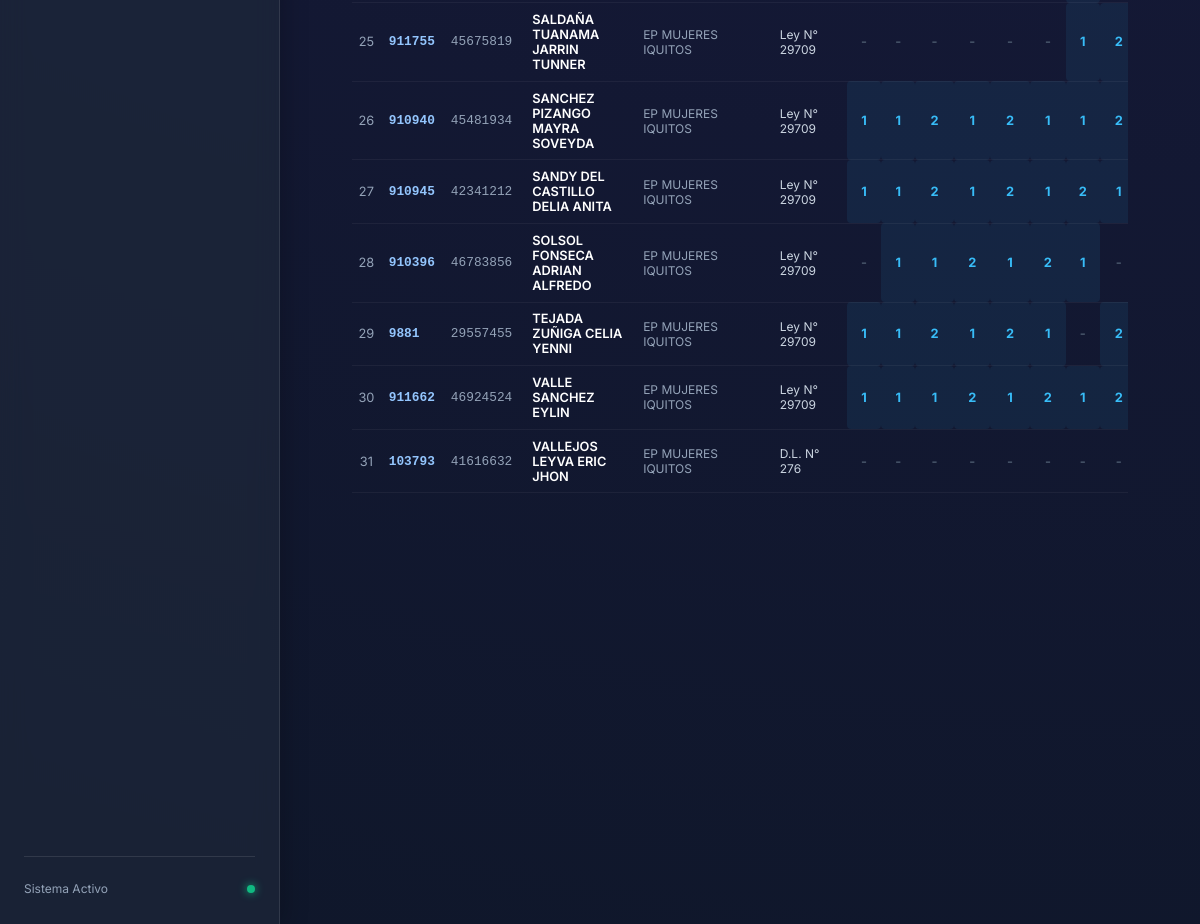
The app's page /compensacion/ (lower part), older data.
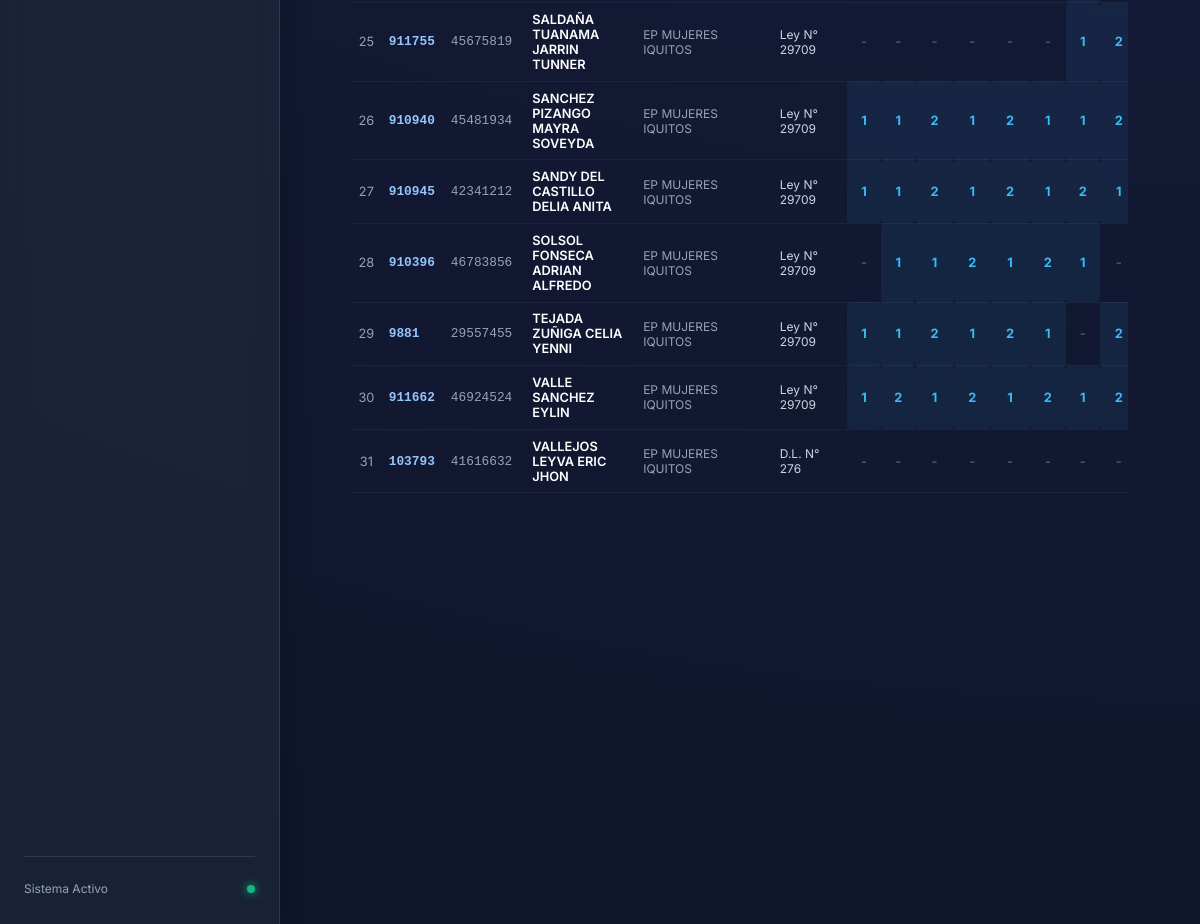
The same page, newer data.
### tables this page shows
CREATE TABLE empleados (
    id_empleado INTEGER PRIMARY KEY AUTOINCREMENT,
    codigo_servidor VARCHAR(20) UNIQUE NOT NULL, -- Ej: '099132', '103097'
    dni VARCHAR(15) UNIQUE,                      -- DNI (8 dígitos)
    apellidos_nombres VARCHAR(200) NOT NULL,
    created_at TIMESTAMP DEFAULT CURRENT_TIMESTAMP
, grupo_guardia_default INTEGER DEFAULT 1, sexo TEXT, fecha_nacimiento DATE, correo TEXT, id_regimen INTEGER, regimen_nombre TEXT, nivel TEXT, cargo_estructural TEXT, estado_laboral TEXT, modalidad_laboral TEXT, direccion_oficina TEXT, jefatura_area TEXT, cargo_funcion TEXT, area_clasificacion TEXT, horario_laboral TEXT, fecha_ingreso_eepp DATE, resolucion_documento TEXT, observaciones TEXT, fecha_ingreso_inpe DATE);

### app/modules/compensacion/router.py (the view)
@router.get("", response_class=HTMLResponse)
@router.get("/", response_class=HTMLResponse)
async def ver_modulo_compensacion(
    request: Request,
    anio: int = 2026,
    tab: str = "anexo3",
    mes_anexo2: int = 1,
    mes_reporte: int = 1,
    mensaje: Optional[str] = None,
    error: Optional[str] = None
):
    matriz_anexo3 = CompensacionRepository.get_matriz_anexo3(anio)
    grupos_guardia = CompensacionRepository.get_grupos_guardia()
    saldos = CompensacionRepository.get_control_saldos(anio)
    solicitudes = CompensacionRepository.get_solicitudes(anio)
    datos_anexo2 = None
    rotaciones_mes = []
    if tab == "anexo2":
        datos_anexo2 = CompensacionService.calcular_anexo2_mes(anio, mes_anexo2)
        rotaciones_mes = CompensacionRepository.get_rotaciones_mes(anio, mes_anexo2)
    reporte_gastos = []
    if tab == "reporte_gastos":
        reporte_gastos = CompensacionRepository.get_reporte_mensual_gastos(anio, mes_reporte)
    total_servidores = len(matriz_anexo3)
    total_dias_ganados_anual = sum(r["total_ganado"] for r in matriz_anexo3)
    total_asignados = sum(s["dias_asignados"] for s in saldos)
    total_usados = sum(s["dias_utilizados"] for s in saldos)
    total_restantes = sum(s["dias_disponibles"] for s in saldos)
    return templates.TemplateResponse(
        request=request,
        name="compensacion/matriz_anexo3.html",
        context={
            "anio": anio,
            "tab": tab,
            "mes_anexo2": mes_anexo2,
            "mes_reporte": mes_reporte,
            "meses": MESES_NOMBRES,
            "matriz_anexo3": matriz_anexo3,
            "grupos_guardia": grupos_guardia,
            "datos_anexo2": datos_anexo2,
            "rotaciones_mes": rotaciones_mes,
            "saldos": saldos,
            "solicitudes": solicitudes,
            "reporte_gastos": reporte_gastos,
            "total_servidores": total_servidores,
            "total_dias_ganados_anual": total_dias_ganados_anual,
            "total_asignados": total_asignados,
            "total_usados": total_usados,
            "total_restantes": total_restantes,
            "fecha_hoy": date.today().isoformat(),
            "mensaje": mensaje,
            "error": error
        }
    )

### app/templates/compensacion/matriz_anexo3.html (shortened to what this page needs)
{% extends "base.html" %}
{% block content %}
<div style="display: flex; flex-direction: column; gap: 1.5rem;">
    {% if tab == 'anexo3' %}
    <div class="glass-card" style="padding: 1.5rem;">
        <div style="overflow-x: auto;">
            <table id="tablaAnexo3" style="width: 100%; border-collapse: collapse; font-size: 0.8rem; text-align: center;">
                <tbody>
                    {% for row in matriz_anexo3 %}
                    <tr style="border-bottom: 1px solid rgba(255, 255, 255, 0.05);" onmouseover="this.style.background='rgba(255,255,255,0.03)'" onmouseout="this.style.background='transparent'">
                        <td style="padding: 0.55rem 0.4rem; color: var(--text-muted);">{{ loop.index }}</td>
                        <td style="padding: 0.55rem 0.5rem; text-align: left; font-family: monospace; font-weight: 700; color: #93c5fd;">{{ row.codigo_servidor }}</td>
                        <td style="padding: 0.55rem 0.5rem; text-align: left; font-family: monospace; color: var(--text-muted);">{{ row.dni }}</td>
                        <td style="padding: 0.55rem 0.75rem; text-align: left; font-weight: 600; color: #fff;">{{ row.apellidos_nombres }}</td>
                        <td style="padding: 0.55rem 0.5rem; text-align: left; font-size: 0.75rem; color: var(--text-muted);">EP MUJERES IQUITOS</td>
                        <td style="padding: 0.55rem 0.5rem; text-align: left; font-size: 0.75rem; color: #cbd5e1;">{{ row.regimen_nombre }}</td>
                        <td class="cell-mes {% if row.m_1 != '-' %}cell-mes-active{% else %}cell-mes-empty{% endif %}">{{ row.m_1 }}</td>
                        <td class="cell-mes {% if row.m_2 != '-' %}cell-mes-active{% else %}cell-mes-empty{% endif %}">{{ row.m_2 }}</td>
                        <td class="cell-mes {% if row.m_3 != '-' %}cell-mes-active{% else %}cell-mes-empty{% endif %}">{{ row.m_3 }}</td>
                        <td class="cell-mes {% if row.m_4 != '-' %}cell-mes-active{% else %}cell-mes-empty{% endif %}">{{ row.m_4 }}</td>
                        <td class="cell-mes {% if row.m_5 != '-' %}cell-mes-active{% else %}cell-mes-empty{% endif %}">{{ row.m_5 }}</td>
                        <td class="cell-mes {% if row.m_6 != '-' %}cell-mes-active{% else %}cell-mes-empty{% endif %}">{{ row.m_6 }}</td>
                        <td class="cell-mes {% if row.m_7 != '-' %}cell-mes-active{% else %}cell-mes-empty{% endif %}">{{ row.m_7 }}</td>
                        <td class="cell-mes {% if row.m_8 != '-' %}cell-mes-active{% else %}cell-mes-empty{% endif %}">{{ row.m_8 }}</td>
                    </tr>
                    {% else %}
                    <tr>
                        <td colspan="19" style="padding: 2.5rem; text-align: center; color: var(--text-muted);">
                            No hay servidores registrados para el año {{ anio }}.
                        </td>
                    </tr>
                    {% endfor %}
                </tbody>
            </table>
        </div>
    </div>
    {% endif %}
</div>
{% endblock %}

### app/templates/base.html (shortened to what this page needs)
<!DOCTYPE html>
<html lang="es">
<head>
    <link rel="stylesheet" href="https://cdnjs.cloudflare.com/ajax/libs/font-awesome/6.4.0/css/all.min.css">
    <link rel="stylesheet" href="/static/premium.css">
</head>
<body>
    <aside class="sidebar">
        <div style="margin-top: auto; padding-top: 1.5rem; border-top: 1px solid var(--border-color); font-size: 0.75rem; color: var(--text-muted); display: flex; justify-content: space-between; align-items: center;">
            <span>Sistema Activo</span>
            <span style="display: inline-block; width: 8px; height: 8px; border-radius: 50%; background: var(--secondary); box-shadow: 0 0 8px var(--secondary);"></span>
        </div>
    </aside>
    <div class="main-content">
        <main class="dashboard">
            {% block content %}{% endblock %}
        </main>
    </div>
</body>
</html>

### app/static/premium.css (style rules this page uses)
:root { --primary: #6366f1; --primary-hover: #4f46e5; --secondary: #10b981; --bg-dark: #0f172a; --bg-panel: rgba(30, 41, 59, 0.7); --text-main: #f8fafc; --text-muted: #94a3b8; --border-color: rgba(255, 255, 255, 0.1); --danger: #ef4444; --warning: #f59e0b; }
* { margin: 0; padding: 0; box-sizing: border-box; font-family: 'Inter', system-ui, sans-serif; }
body { background: radial-gradient(circle at top right, #1e1b4b, #0f172a); color: var(--text-main); min-height: 100vh; display: flex; overflow-x: hidden; }
.sidebar { width: 280px; background: var(--bg-panel); backdrop-filter: blur(12px); -webkit-backdrop-filter: blur(12px); border-right: 1px solid var(--border-color); display: flex; flex-direction: column; padding: 2rem 1.5rem; box-shadow: 4px 0 24px rgba(0,0,0,0.2); z-index: 10; }
.main-content { flex: 1; display: flex; flex-direction: column; height: 100vh; overflow-y: auto; }
.dashboard { padding: 0 3rem 3rem; animation: fadeIn 0.8s ease-out forwards; }

Row changes from the older to the newer data that the page shows:
changed empleados "VALLE SANCHEZ EYLIN": m_2 "1" → "2"
